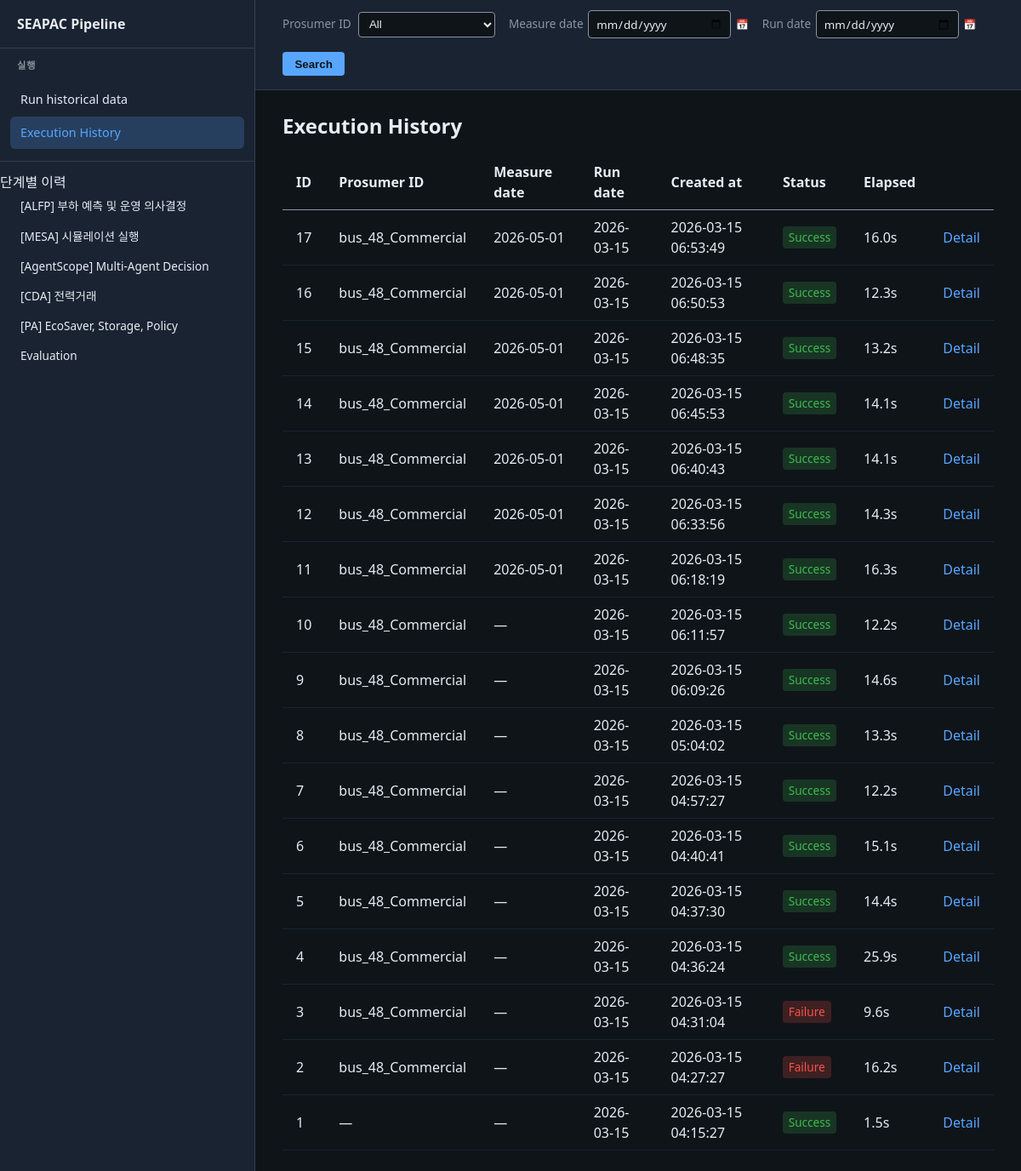
The page / on the database its author committed.
### tables this page shows
CREATE TABLE pipeline_run (
                id INTEGER PRIMARY KEY AUTOINCREMENT,
                created_at TEXT NOT NULL,
                finished_at TEXT,
                status TEXT NOT NULL DEFAULT 'running',
                total_elapsed_sec REAL,
                args_json TEXT,
                error_message TEXT
            , measure_date TEXT);

### pipeline_dashboard/app.py (the view)
@app.route("/")
def index():
    init_db(_db_path())
    search_prosumer = (request.args.get("prosumer") or "").strip()
    search_measure_date = (request.args.get("measure_date") or "").strip()
    search_run_date = (request.args.get("run_date") or "").strip()
    runs = get_runs(
        limit=50,
        prosumer=search_prosumer or None,
        measure_date=search_measure_date or None,
        run_date=search_run_date or None,
        db_path=_db_path(),
    )
    all_for_prosumers = get_runs(limit=500, db_path=_db_path())
    prosumer_set = {r.get("args", {}).get("prosumer") for r in all_for_prosumers if (r.get("args") or {}).get("prosumer")}
    prosumer_set.add("bus_48_Commercial")
    prosumer_options = sorted(prosumer_set)
    current_tab = request.args.get("tab", "")
    if current_tab in ("1", "2", "3", "4", "5", "6") and runs:
        return redirect(url_for("run_detail", run_id=runs[0]["id"]) + "?tab=" + current_tab)
    return render_template(
        "index.html",
        runs=runs,
        run=None,
        current_tab=current_tab,
        current_path=request.path,
        search_prosumer=search_prosumer,
        search_measure_date=search_measure_date,
        search_run_date=search_run_date,
        prosumer_options=prosumer_options,
    )

### pipeline_dashboard/app.py (called while the page is built)
@app.before_request
def _log_request():
    log.info("Request  %s  %s", request.method, request.path)

def _output_dir() -> str:
    return os.environ.get("PIPELINE_DB_DIR", "output")

def _db_path() -> Path:
    db_dir = _output_dir()
    return get_db_path(PROJECT_ROOT / db_dir)

### pipeline_dashboard/db.py (called while the page is built)
def get_db_path(db_dir: Path | str | None = None) -> Path:
    if db_dir is None:
        db_dir = _DEFAULT_DB_DIR
    return Path(db_dir) / _DB_FILENAME

def _connect(db_path: Path) -> sqlite3.Connection:
    db_path.parent.mkdir(parents=True, exist_ok=True)
    conn = sqlite3.connect(str(db_path))
    conn.row_factory = sqlite3.Row
    return conn

### pipeline_dashboard/templates/index.html (shortened to what this page needs)
{% extends "base.html" %}
{% block main_top %}
  <form class="search-bar" method="get" action="/#history" id="execution-history-search">
    <span><label for="search-prosumer">Prosumer ID</label>
      <select name="prosumer" id="search-prosumer">
        <option value="">All</option>
      </select>
    </span>
    <span class="date-field">
      <label for="search-measure-date">Measure date</label>
      <input type="date" id="search-measure-date" name="measure_date" value="{{ search_measure_date|e }}" aria-label="Measure date">
      <span class="date-hint" aria-hidden="true">📅</span>
    </span>
    <span class="date-field">
      <label for="search-run-date">Run date</label>
      <input type="date" id="search-run-date" name="run_date" value="{{ search_run_date|e }}" aria-label="Run date">
      <span class="date-hint" aria-hidden="true">📅</span>
    </span>
    <button type="submit">Search</button>
  </form>
{% endblock %}
{% block content %}
  <div id="section-history" class="main-section">
    <h1>Execution History</h1>
    {% if not runs %}
      <p class="muted">No runs recorded yet. Run a pipeline from 「Run historical data」 in the LNB or run <code>python run_full_pipeline.py --output-dir output</code> to see entries here.</p>
    {% else %}
      <table class="runs-table">
        <thead>
          <tr>
            <th>ID</th>
            <th>Prosumer ID</th>
            <th>Measure date</th>
            <th>Run date</th>
            <th>Created at</th>
            <th>Status</th>
            <th>Elapsed</th>
            <th></th>
          </tr>
        </thead>
        <tbody>
          {% for r in runs %}
          <tr>
            <td>{{ r.id }}</td>
            <td>{{ (r.args or {}).get('prosumer') or '—' }}</td>
            <td>{{ r.get('measure_date') or '—' }}</td>
            <td>{{ (r.args or {}).get('run_date') or (r.created_at or '')[:10] or '—' }}</td>
            <td>{{ r.created_at or '—' }}</td>
            <td>
              {% if r.status == 'success' %}
                <span class="badge badge-success">Success</span>
              {% elif r.status == 'failure' %}
                <span class="badge badge-failure">Failure</span>
              {% else %}
                <span class="badge badge-running">Running</span>
              {% endif %}
            </td>
            <td>
              {% if r.total_elapsed_sec is not none %}
                {{ "%.1f"|format(r.total_elapsed_sec) }}s
              {% else %}
                —
              {% endif %}
            </td>
            <td><a href="{{ url_for('run_detail', run_id=r.id) }}{% if current_tab %}?tab={{ current_tab }}{% endif %}">Detail</a></td>
          </tr>
          {% endfor %}
        </tbody>
      </table>
    {% endif %}
  </div>
{% endblock %}

### pipeline_dashboard/templates/base.html (shortened to what this page needs)
<!DOCTYPE html>
<html lang="ko">
<head>
</head>
<body>
  <div class="layout">
    <nav class="lnb">
      <div class="lnb-title"><a href="/">SEAPAC Pipeline</a></div>
      <div class="lnb-group">
        <div class="lnb-group-title">실행</div>
        <div class="lnb-nav">
          <a href="/#new-run" id="lnb-new-run">Run historical data</a>
          <a href="/" id="lnb-history" class="{% if (current_path|default('')) == '/' %}active{% endif %}">Execution History</a>
        </div>
      </div>
      <div class="lnb-group">
        <div class="lnb-section">단계별 이력</div>
        <div class="lnb-nav">
          <a href="{% if run is defined and run %}{{ url_for('run_detail', run_id=run.id) }}?tab=1{% else %}/?tab=1{% endif %}" id="lnb-tab-1" class="lnb-tab {% if (current_tab|default('')) == '1' %}active{% endif %}">[ALFP] 부하 예측 및 운영 의사결정</a>
          <a href="{% if run is defined and run %}{{ url_for('run_detail', run_id=run.id) }}?tab=2{% else %}/?tab=2{% endif %}" id="lnb-tab-2" class="lnb-tab {% if (current_tab|default('')) == '2' %}active{% endif %}">[MESA] 시뮬레이션 실행</a>
          <a href="{% if run is defined and run %}{{ url_for('run_detail', run_id=run.id) }}?tab=3{% else %}/?tab=3{% endif %}" id="lnb-tab-3" class="lnb-tab {% if (current_tab|default('')) == '3' %}active{% endif %}">[AgentScope] Multi-Agent Decision</a>
          <a href="{% if run is defined and run %}{{ url_for('run_detail', run_id=run.id) }}?tab=4{% else %}/?tab=4{% endif %}" id="lnb-tab-4" class="lnb-tab {% if (current_tab|default('')) == '4' %}active{% endif %}">[CDA] 전력거래</a>
          <a href="{% if run is defined and run %}{{ url_for('run_detail', run_id=run.id) }}?tab=5{% else %}/?tab=5{% endif %}" id="lnb-tab-5" class="lnb-tab {% if (current_tab|default('')) == '5' %}active{% endif %}">[PA] EcoSaver, Storage, Policy</a>
          <a href="{% if run is defined and run %}{{ url_for('run_detail', run_id=run.id) }}?tab=6{% else %}/?tab=6{% endif %}" id="lnb-tab-6" class="lnb-tab {% if (current_tab|default('')) == '6' %}active{% endif %}">Evaluation</a>
        </div>
      </div>
    </nav>
    <main class="main">
      <div class="main-top">{% block main_top %}{% endblock %}</div>
      <div class="main-body">{% block content %}{% endblock %}</div>
    </main>
  </div>
</body>
</html>

### rows shown on the page
pipeline_run: id "17", args "bus_48_Commercial", measure_date "2026-05-01", args "2026-03-15", created_at "2026-03-15 06:53:49", status "Success", total_elapsed_sec "16.0"
pipeline_run: id "16", args "bus_48_Commercial", measure_date "2026-05-01", args "2026-03-15", created_at "2026-03-15 06:50:53", status "Success", total_elapsed_sec "12.3"
pipeline_run: id "15", args "bus_48_Commercial", measure_date "2026-05-01", args "2026-03-15", created_at "2026-03-15 06:48:35", status "Success", total_elapsed_sec "13.2"
pipeline_run: id "14", args "bus_48_Commercial", measure_date "2026-05-01", args "2026-03-15", created_at "2026-03-15 06:45:53", status "Success", total_elapsed_sec "14.1"
pipeline_run: id "13", args "bus_48_Commercial", measure_date "2026-05-01", args "2026-03-15", created_at "2026-03-15 06:40:43", status "Success", total_elapsed_sec "14.1"
pipeline_run: id "12", args "bus_48_Commercial", measure_date "2026-05-01", args "2026-03-15", created_at "2026-03-15 06:33:56", status "Success", total_elapsed_sec "14.3"
pipeline_run: id "11", args "bus_48_Commercial", measure_date "2026-05-01", args "2026-03-15", created_at "2026-03-15 06:18:19", status "Success", total_elapsed_sec "16.3"
pipeline_run: id "10", args "bus_48_Commercial", r "—", args "2026-03-15", created_at "2026-03-15 06:11:57", status "Success", total_elapsed_sec "12.2"
pipeline_run: id "9", args "bus_48_Commercial", r "—", args "2026-03-15", created_at "2026-03-15 06:09:26", status "Success", total_elapsed_sec "14.6"
pipeline_run: id "8", args "bus_48_Commercial", r "—", created_at "2026-03-15", created_at "2026-03-15 05:04:02", status "Success", total_elapsed_sec "13.3"
pipeline_run: id "7", args "bus_48_Commercial", r "—", created_at "2026-03-15", created_at "2026-03-15 04:57:27", status "Success", total_elapsed_sec "12.2"
pipeline_run: id "6", args "bus_48_Commercial", r "—", created_at "2026-03-15", created_at "2026-03-15 04:40:41", status "Success", total_elapsed_sec "15.1"
pipeline_run: id "5", args "bus_48_Commercial", r "—", created_at "2026-03-15", created_at "2026-03-15 04:37:30", status "Success", total_elapsed_sec "14.4"
pipeline_run: id "4", args "bus_48_Commercial", r "—", created_at "2026-03-15", created_at "2026-03-15 04:36:24", status "Success", total_elapsed_sec "25.9"
pipeline_run: id "3", args "bus_48_Commercial", r "—", created_at "2026-03-15", created_at "2026-03-15 04:31:04", status "Failure", total_elapsed_sec "9.6"
pipeline_run: id "2", args "bus_48_Commercial", r "—", created_at "2026-03-15", created_at "2026-03-15 04:27:27", status "Failure", total_elapsed_sec "16.2"
pipeline_run: id "1", args "—", r "—", created_at "2026-03-15", created_at "2026-03-15 04:15:27", status "Success", total_elapsed_sec "1.5"
